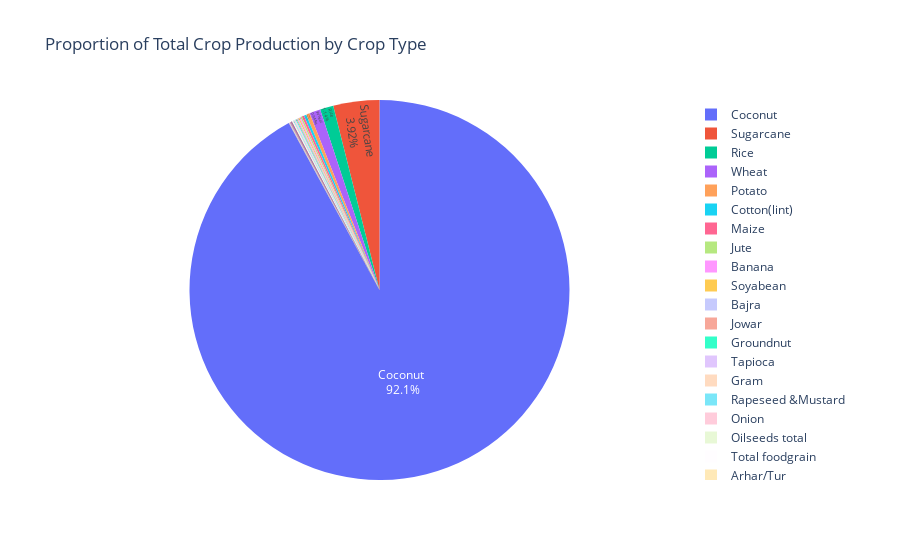

The notebook cell saved with this chart:
### Code cell
import pandas as pd
import plotly.express as px


# Group by crop and sum the production
production_by_crop = data.groupby('Crop')['Production'].sum().reset_index()

# Filter out crops with missing production data
production_by_crop = production_by_crop.dropna()

# Create the pie chart
fig = px.pie(
    production_by_crop, 
    values='Production', 
    names='Crop', 
    title='Proportion of Total Crop Production by Crop Type'
)

# Update layout for better visualization
fig.update_traces(textposition='inside', textinfo='percent+label')
fig.update_layout(showlegend=True)

# Show the plot
fig.show()

### Figure 1 — Plotly figure (JSON) as saved in the notebook; plotly's stock layout.template omitted (floating-point values rounded to 4 significant figures)
{"data": [{"domain": {"x": [0, 1], "y": [0, 1]}, "hovertemplate": "Crop=%{label}<br>Production=%{value}<extra></extra>", "labels": ["Apple", "Arcanut (Processed)", "Arecanut", "Arhar/Tur", "Ash Gourd", "Atcanut (Raw)", "Bajra", "Banana", "Barley", "Bean", "Beans & Mutter(Vegetable)", "Beet Root", "Ber", "Bhindi", "Bitter Gourd", "Black pepper", "Blackgram", "Bottle Gourd", "Brinjal", "Cabbage", "Cardamom", "Carrot", "Cashewnut", "Cashewnut Processed", "Cashewnut Raw", "Castor seed", "Cauliflower", "Citrus Fruit", "Coconut ", "Coffee", "Colocosia", "Cond-spcs other", "Coriander", "Cotton(lint)", "Cowpea(Lobia)", "Cucumber", "Drum Stick", "Dry chillies", "Dry ginger", "Garlic", "Ginger", "Gram", "Grapes", "Groundnut", "Guar seed", "Horse-gram", "Jack Fruit", "Jobster", "Jowar", "Jute", "Jute & mesta", "Kapas", "Khesari", "Korra", "Lab-Lab", "Lemon", "Lentil", "Linseed", "Litchi", "Maize", "Mango", "Masoor", "Mesta", "Moong(Green Gram)", "Moth", "Niger seed", "Oilseeds total", "Onion", "Orange", "Other  Rabi pulses", "Other Cereals & Millets", "Other Citrus Fruit", "Other Dry Fruit", "Other Fresh Fruits", "Other Kharif pulses", "Other Vegetables", "Paddy", "Papaya", "Peach", "Pear", "Peas  (vegetable)", "Peas & beans (Pulses)", "Perilla", "Pineapple", "Plums", "Pome Fruit", "Pome Granet", "Potato", "Pulses total", "Pump Kin", "Ragi", "Rajmash Kholar", "Rapeseed &Mustard", "Redish", "Ribed Guard", "Rice", "Ricebean (nagadal)", "Rubber", "Safflower", "Samai", "Sannhamp", "Sapota", "Sesamum", "Small millets", "Snak Guard", "Soyabean", "Sugarcane", "Sunflower", "Sweet potato", "Tapioca", "Tea", "Tobacco", "Tomato", "Total foodgrain", "Turmeric", "Turnip", "Urad", "Varagu", "Water Melon", "Wheat", "Yam", "other fibres", "other misc. pulses", "other oilseeds"], "legendgroup": "", "name": "", "showlegend": true, "textinfo": "percent+label", "textposition": "inside", "type": "pie", "values": [0, 192831, 20350000.0, 39330000.0, 0, 927250, 129680996, 146100000.0, 22100000.0, 6240, 211359, 0, 0, 317077, 353, 1784000.0, 43939, 598, 1442172, 311419, 171700.0, 4066, 2591000.0, 8121, 98462, 15950000.0, 18433, 879567, 130000000000.0, 130012, 49840, 2260.0, 3755000.0, 297000000.0, 240638, 0, 77121, 17710000.0, 10050000.0, 8789000.0, 821900.0, 99410000.0, 1751593, 111700000.0, 12751525, 4163000.0, 60774, 1180, 114600000.0, 181600000.0, 112315, 8542, 5768192, 123713, 0, 540994, 10762, 2537000.0, 0, 273300000.0, 12770536, 13150000.0, 12393542, 18300000.0, 3699000.0, 1352354, 43867560, 72450000.0, 2338803, 4805000.0, 1186000.0, 0, 0, 399443, 4350000.0, 963212, 31702401, 3922521, 0, 0, 0, 8753000.0, 1410, 2127594, 0, 481340, 66334, 424800000.0, 15675354, 0, 35130000.0, 18590, 90870000.0, 3936, 0, 1605000000.0, 5230, 1175317, 2821000.0, 145175, 376900.0, 280427, 11010000.0, 5630000.0, 0, 141800000.0, 5536000000.0, 13260000.0, 7848000.0, 105000000.0, 136000.0, 10500000.0, 4724984, 43270757, 9966000.0, 363, 22410000.0, 49694, 0, 1333000000.0, 0, 0, 9704.0, 4770000.0]}], "layout": {"autosize": true, "legend": {"tracegroupgap": 0}, "showlegend": true, "title": {"text": "Proportion of Total Crop Production by Crop Type"}}}
